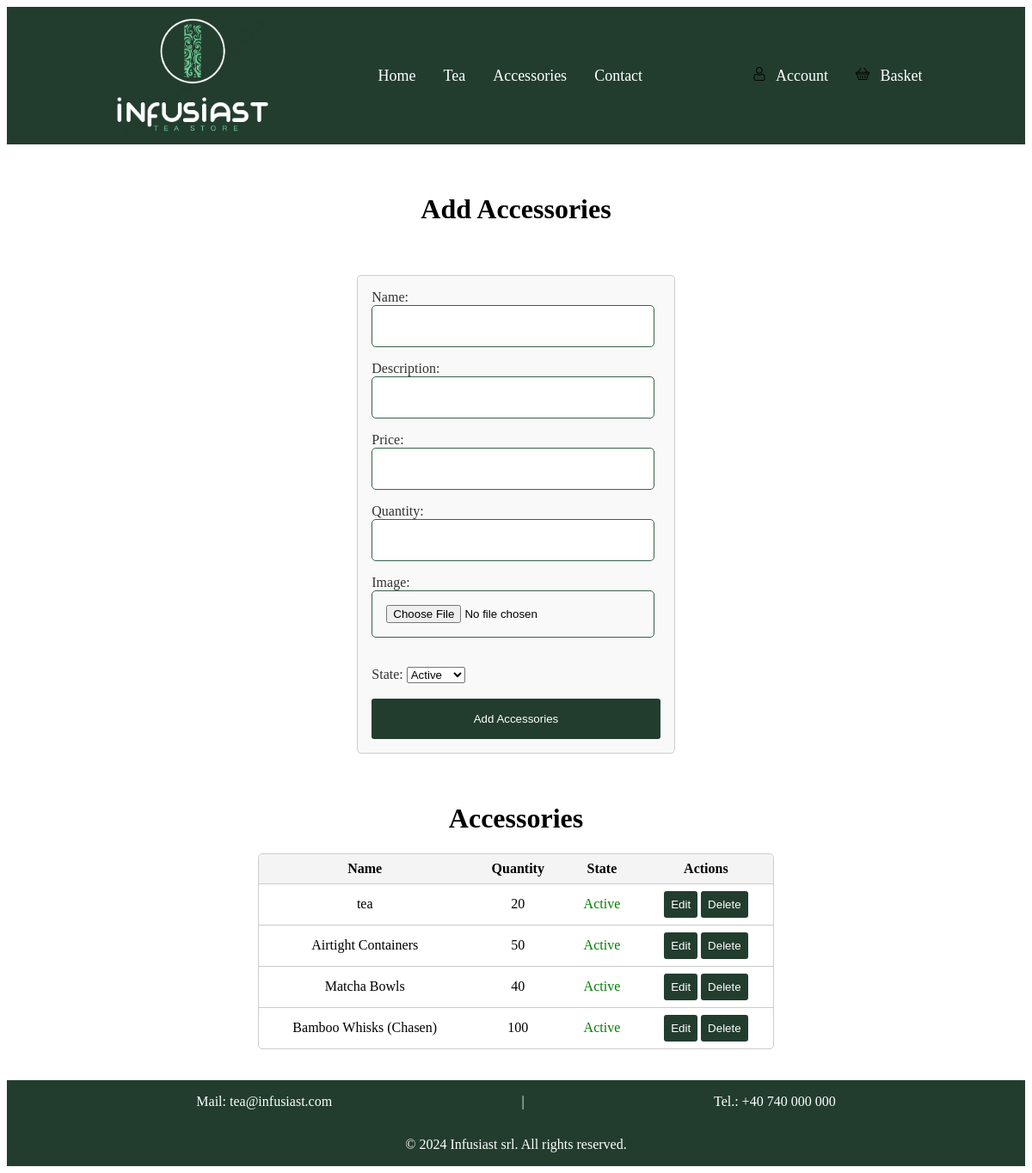
The app's page /SiteInitial/adminAccessories.php with its own data.
### tables this page shows
CREATE TABLE `product_inventory_accessories` (
  `product_id` int(11) NOT NULL,
  `quantity` int(11) NOT NULL,
  `unit_of_measure` varchar(50) NOT NULL,
  `created_date` timestamp NOT NULL DEFAULT current_timestamp(),
  `updated_date` timestamp NOT NULL DEFAULT current_timestamp() ON UPDATE current_timestamp()
);

CREATE TABLE `product_accessories` (
  `id` int(11) NOT NULL,
  `product_name` varchar(200) NOT NULL,
  `description` varchar(500) NOT NULL,
  `quantity` int(11) NOT NULL,
  `picture` mediumblob DEFAULT NULL,
  `product_link` varchar(100) NOT NULL,
  `is_active` varchar(10) NOT NULL,
  `price` decimal(20,2) NOT NULL,
  `created_date` timestamp NOT NULL DEFAULT current_timestamp(),
  `updated_date` timestamp NOT NULL DEFAULT current_timestamp() ON UPDATE current_timestamp()
);

### SiteInitial/adminAccessories.php (the view, shortened to what this page needs)
<!DOCTYPE html>
<html lang="en">
<head>
    <link rel="stylesheet" href="css/header.css">
    <link rel="stylesheet" href="css/adminTea.css">
    <link rel="stylesheet" href="css/footer.css">
</head>
<body>
<header>
    <div class="header">
        <img class="company-logo" src="poze/logo-teastore.png" alt="Logo">
        <div class="header-container">
            <div class="header-btn-container">
                <a class="header-btn" href="index.php">Home</a>
                <a class="header-btn" href="tea.php">Tea</a>
                <a class="header-btn" href="accessories.php">Accessories</a>
                <a class="header-btn" href="contact.html">Contact</a>
            </div>
            <div class="header-btn-container2">
                <a class="header-btn2" href="login.html">
                    <img src="poze/user.png" alt="User" class="user-icon">
                    Account
                </a>
                <a class="header-btn2" href="basket.php">
                    <img src="poze/basket.png" alt="Basket" class="basket-icon">
                    Basket
                </a>
            </div>
        </div>
    </div>
</header>
<div class="container">
    <br><br>
    <div class="forms-container">
        <h1>Add Accessories</h1>
        <br><br>
        <form class="form-container" action="add_accessories.php" method="post" enctype="multipart/form-data">
            <div>
                <label for="name">Name:</label>
                <input type="text" id="name" name="name" required>
            </div>
            <div>
                <label for="description">Description:</label>
                <input type="text" id="description" name="description" required>
            </div>
            <div>
                <label for="price">Price:</label>
                <input type="text" id="price" name="price" required>
            </div>
            <div>
                <label for="quantity">Quantity:</label>
                <input type="text" id="quantity" name="quantity" required>
            </div>
            <div>
                <label for="image">Image:</label>
                <input type="file" id="image" name="image" accept="image/*" required>
            </div>
            <br>
            <div>
                <label for="state">State:</label>
                <select name="state" id="state">
                    <option value="active" selected>Active</option>
                </select>
            </div>
            <br>
            <button type="submit">Add Accessories</button>
        </form>
    </div>
    <br><br>
    <div class="query-container">
        <h1>Accessories</h1>
        <table>
            <thead>
            <tr>
                <th>Name</th>
                <th>Quantity</th>
                <th>State</th>
                <th>Actions</th>
            </tr>
            </thead>
            <tbody>
             <?php
              $cnx = mysqli_connect("localhost", "root", "", "infusiast4");
              $query = "SELECT pa.id, pa.product_name, pia.quantity, pa.is_active FROM product_accessories pa JOIN product_inventory_accessories pia ON pa.id = pia.product_id";
              $result = mysqli_query($cnx, $query);
              while ($row = mysqli_fetch_assoc($result)) {
                    echo "<tr>";
                    echo "<td>" . htmlspecialchars($row['product_name'], ENT_QUOTES, 'UTF-8') . "</td>";
                    echo "<td>" . htmlspecialchars($row['quantity'], ENT_QUOTES, 'UTF-8') . "</td>";
                    if ($row['is_active'] === 'active') {
                        echo "<td style='color: green;'>Active</td>";
                    } else {
                        echo "<td style='color: red;'>Inactive</td>";
                    }
                    echo "<td>";
                    echo "<button type='button' class='actions-btn' onclick=\"window.location.href='edit_accessories.php?id=" . $row['id'] . "'\">Edit</button> ";
                    echo "<button type='button' class='actions-btn' onclick=\"if(confirm('Are you sure you want to delete this item?')) { window.location.href='delete_accessories.php?id=" . $row['id'] . "'; }\">Delete</button>";
                    echo "</td>";
                    echo "</tr>";
              }
               ?>
            </tbody>
        </table>
    </div>
</div>
<br><br>
<footer>
    <div class="footer">
        <div class="footer-contact-info">
            <p>Mail: <a href="mailto:tea@infusiast.com">tea@infusiast.com</a></p>
            <p>|</p>
            <p>Tel.: +40 740 000 000</p>
        </div>
        <div class="footer-copyright">
            <p>&copy; 2024 Infusiast srl. All rights reserved.</p>
        </div>
    </div>
</footer>
</body>
</html>

### SiteInitial/css/header.css (style rules this page uses)
.header { background-color: #223d2e; display: flex; justify-content: space-evenly; align-items: center; }
.header-container { width: 100%; min-height: 9rem; display: flex; justify-content: space-evenly; align-items: center; flex-wrap: wrap; padding: 0.5rem; }
.company-logo { width: 40vw; max-width: 12rem; margin-left: 10vw; }
.header-btn-container { min-height: 4rem; display: flex; flex-wrap: wrap; justify-content: space-evenly; align-items: center; }
.header-btn, .header-btn2 { color: #fff; text-decoration: none; background-color: #223d2e; padding: 0.5rem 1rem; border: none; border-radius: 5px; font-size: 18px; cursor: pointer; transition: background-color 0.3s ease; }
.header-btn-container2 { min-height: 4rem; display: flex; flex-wrap: wrap; justify-content: space-evenly; align-items: center; }
.user-icon { width: 1rem; height: 1rem; margin-right: 0.5rem; }
.basket-icon { width: 1rem; height: 1rem; margin-right: 0.5rem; }

### SiteInitial/css/adminTea.css (style rules this page uses)
.container { min-height: 56vh; }
a { text-decoration: none; color: black; }
.forms-container { display: flex; flex-direction: column; justify-content: center; align-items: center; }
form { display: flex; flex-direction: column; justify-content: flex-start; padding: 1rem; border: 1px solid #ccc; border-radius: 5px; background-color: #f9f9f9; }
form label { padding-bottom: 1rem; color: #333; }
form input { padding: 1rem; margin-bottom: 1rem; border: 1px solid #37634b; border-radius: 5px; width: 88%; }
form button { padding: 1rem; border: none; border-radius: 3px; background-color: #223d2e; color: white; cursor: pointer; }
.query-container { display: flex; flex-direction: column; justify-content: center; align-items: center; }
.actions-btn { padding: 0.5rem; border: none; border-radius: 3px; background-color: #223d2e; color: white; cursor: pointer; }
table { width: 50vw; border-collapse: separate; border-spacing: 0; border: 1px solid #ccc; border-radius: 5px; overflow: hidden; }
th, td { padding: 8px 12px; border-bottom: 1px solid #ccc; text-align: center; }
th { background-color: #f4f4f4; }
tr:last-child td { border-bottom: none; }
tr:first-child th:first-child { border-top-left-radius: 5px; }
tr:first-child th:last-child { border-top-right-radius: 5px; }
tr:last-child td:first-child { border-bottom-left-radius: 5px; }
tr:last-child td:last-child { border-bottom-right-radius: 5px; }

### SiteInitial/css/footer.css (style rules this page uses)
.footer { background-color: #223d2e; display: flex; flex-direction: column; justify-content: center; align-items: center; }
.footer-contact-info { width: 100%; color: #ffffff; display: flex; justify-content: space-evenly; align-items: stretch; }
.footer-contact-info a { color: #ffffff; text-decoration: none; }
.footer-copyright { color: #ffffff; }

### records on screen
product_inventory_accessories: product_id.product_name "tea", quantity "20"
product_inventory_accessories: product_id.product_name "Airtight Containers", quantity "50"
product_inventory_accessories: product_id.product_name "Matcha Bowls", quantity "40"
product_inventory_accessories: product_id.product_name "Bamboo Whisks (Chasen)", quantity "100"
